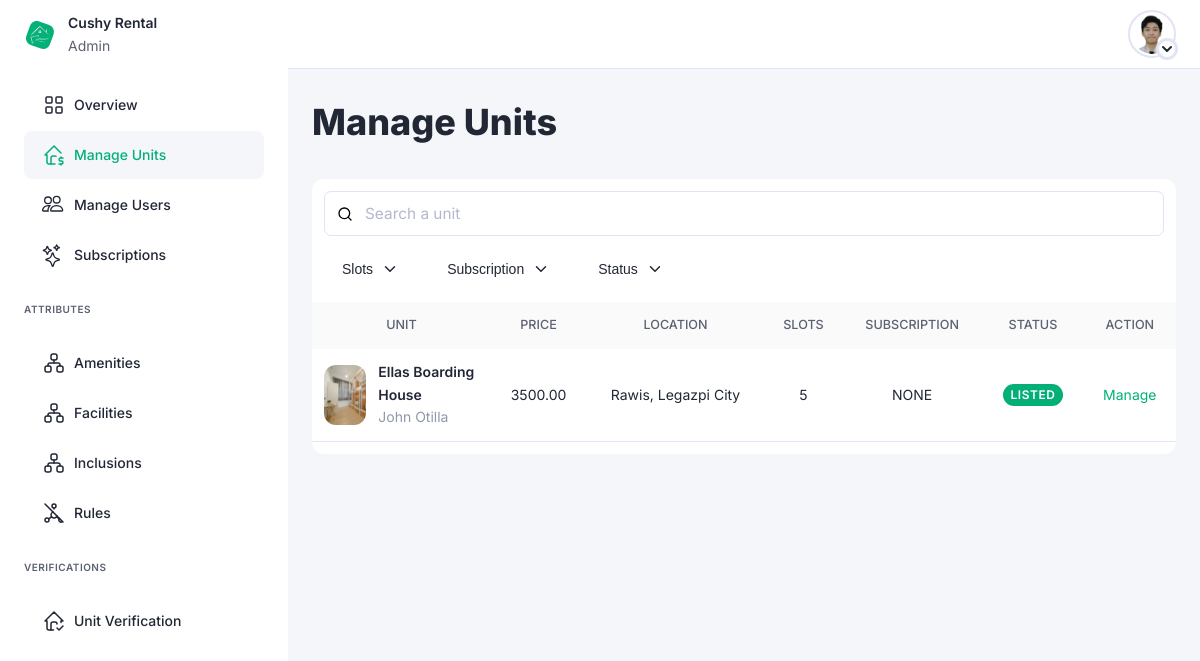
Page /modules/admin/pages/manage_units.php on the earlier database version.
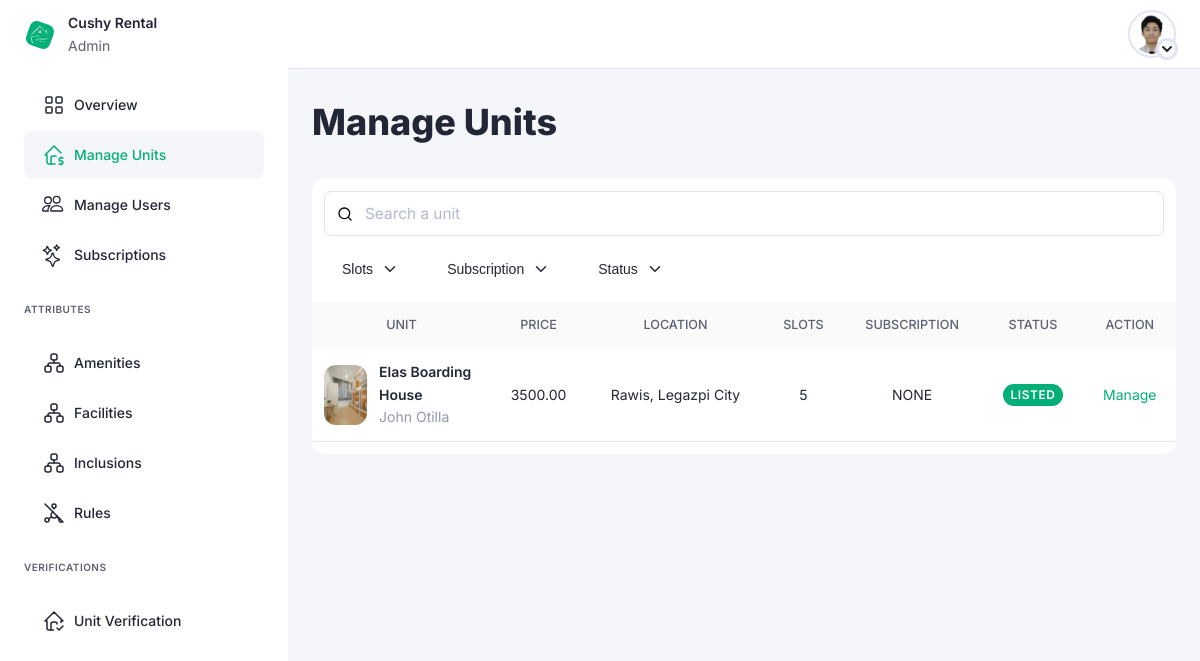
Same page on the later database version.
### tables this page shows
CREATE TABLE IF NOT EXISTS `cr_units`(
    `id` BIGINT PRIMARY KEY NOT NULL AUTO_INCREMENT,
    `landlord_id` BIGINT NOT NULL,
    `name` VARCHAR(255) NOT NULL,
    `details` LONGTEXT NOT NULL,
     
    `price` DOUBLE(8, 2) NOT NULL,
    `month_advance` INT NOT NULL COMMENT '\"0\" -> none',
    `month_deposit` INT NOT NULL COMMENT '\"0\" -> none',
     
    `location` JSON NOT NULL COMMENT '{
latitude: 0,
longitude: 0
}',
    `address` TEXT NOT NULL,
    `target_gender` TINYINT NOT NULL DEFAULT '0' COMMENT '\"0\" -> all,
\"1\" -> male,
\"2\" -> female',
    `slots` INT NOT NULL DEFAULT '1',
     
    `subscription_id` BIGINT ,
    `is_listed` TINYINT NOT NULL,
    `request_status` TINYINT NOT NULL DEFAULT '0' COMMENT '\"0\" -> pending,
\"1\" -> approved,
\"2\" -> denied,
\"3\" -> canceled',
    `status` TINYINT NOT NULL DEFAULT '1'
);

CREATE TABLE IF NOT EXISTS `cr_users`(
    `id` BIGINT PRIMARY KEY NOT NULL AUTO_INCREMENT,
    `email` VARCHAR(255) NOT NULL,
    `password` TEXT NOT NULL,
    `first_name` VARCHAR(255) NOT NULL,
    `middle_name` VARCHAR(255) NOT NULL,
    `last_name` VARCHAR(255) NOT NULL,
    `gender` TINYINT NOT NULL,
    `phone_number` VARCHAR(255) NOT NULL,
    `user_type_id` BIGINT NOT NULL,
    `is_verified` TINYINT NOT NULL DEFAULT '0',
    `status` TINYINT NOT NULL DEFAULT '1'
);

### functions/db_functions.php (called while the page is built, shortened)
<?php
function db_query($sql = '', $msg)
{
    $con = include($_SERVER['DOCUMENT_ROOT'] . '/cr_demo/connection/connection.php');
    $res = $con->query($sql) or die($con->error);
    $data = null;
    $out = null;
    while ($row = $res->fetch_assoc()) {
        $data[] = $row;
    }
    $out['data'] = $data;
    $out['msg'] = '';
    return $out;
}
function db_queryOnce($sql = '', $msg)
{
    $con = include($_SERVER['DOCUMENT_ROOT'] . '/cr_demo/connection/connection.php');
    $res = $con->query($sql) or die($con->error);
    $out = null;
    $data = $res->fetch_assoc();
    $out['data'] = $data;
    $out['msg'] = '';
    return $out;
}

### api/units/units.php (called while the page is built, shortened)
<?php
include_once('../../../../functions/db_functions.php');
function units_index()
{
    $sql = "SELECT * FROM `cr_units`";
    $res = db_query($sql, 'No units yet.');
    return $res;
}

### api/users/users.php (called while the page is built, shortened)
<?php
include_once('../../../functions/db_functions.php');
function users_show($id)
{
    $sql = "SELECT * FROM `cr_users` WHERE id = '$id'";
    $res = db_queryOnce($sql, "No user found with an id of $id.");
    return $res;
}

### modules/admin/pages/manage_units.php (the view, shortened to what this page needs)
<!DOCTYPE html>
<?php
include '../../../api/units/units.php';
$q_units = units_index();
$units = $q_units['data'];
include '../../../api/users/users.php';
?>
<html lang="en">
<head>
    <link rel="stylesheet" href="/cr_demo/css/index.css">
    <link rel="stylesheet" href="../css/index.css">
</head>
<body>
    <main>
        <?php include '../layout/sidebar.php' ?>
        <section>
            <?php include '../layout/topbar.php' ?>
            <div class="container">
                <h1>Manage Units</h1>
                <div class="table-container">
                    <div class="search-box">
                        <input type="text" class="search-input" placeholder="Search a unit">
                    </div>
                    <div class="filter-container">
                        <button class="btn btn-plain">Slots<span> </span></button>
                        <button class="btn btn-plain">Subscription<span> </span></button>
                        <button class="btn btn-plain">Status<span> </span></button>
                    </div>
                    <table>
                        <thead>
                            <tr>
                                <th>UNIT</th>
                                <th>PRICE</th>
                                <th>LOCATION</th>
                                <th>SLOTS</th>
                                <th>SUBSCRIPTION</th>
                                <th>STATUS</th>
                                <th>ACTION</th>
                            </tr>
                        </thead>
                        <tbody>
                            <?php foreach ($units as $unit) : ?>
                                <tr>
                                    <td>
                                        <div class="td-picture-container">
                                            <div class="td-picture-box"><img src="/cr_demo/assets/images/units/unit1/unit_1_1.jpg" alt=""></div>
                                            <div class="td-picture-content">
                                                <p class="title"><?= $unit['name'] ?></p>
                                                <?php
                                                $q_user = users_show($unit['landlord_id']);
                                                $user = $q_user['data'];
                                                ?>
                                                <p><?= $user['first_name'] . ' ' . $user['last_name'] ?></p>
                                            </div>
                                        </div>
                                    </td>
                                    <td><?= $unit['price'] ?></td>
                                    <td>Rawis, Legazpi City</td>
                                    <td><?= $unit['slots'] ?></td>
                                    <td><?= $unit['subscription_id'] != 0 ? $unit['subscription_id'] : 'NONE' ?></td>
                                    <td>
                                        <div class="td-center">
                                            <?php if ($unit['is_listed'] == 1) : ?>
                                                <div class="status-chip status-chip-success">LISTED</div>
                                            <?php elseif ($unit['is_listed'] == 0) : ?>
                                                <div class="status-chip status-chip-pending">LISTED</div>
                                            <?php endif ?>
                                        </div>
                                    </td>
                                    <td>
                                        <div class="td-center"> <a href="manage_unit_details.php?unit_id=<?= $unit['id'] ?>" class="link">Manage</a></div>
                                    </td>
                                </tr>
                            <?php endforeach ?>
                        </tbody>
                    </table>
                </div>
            </div>
        </section>
    </main>
</body>
</html>

Differences in the rows shown:
changed cr_units "John": name "Ellas Boarding House" → "Elas Boarding House"
